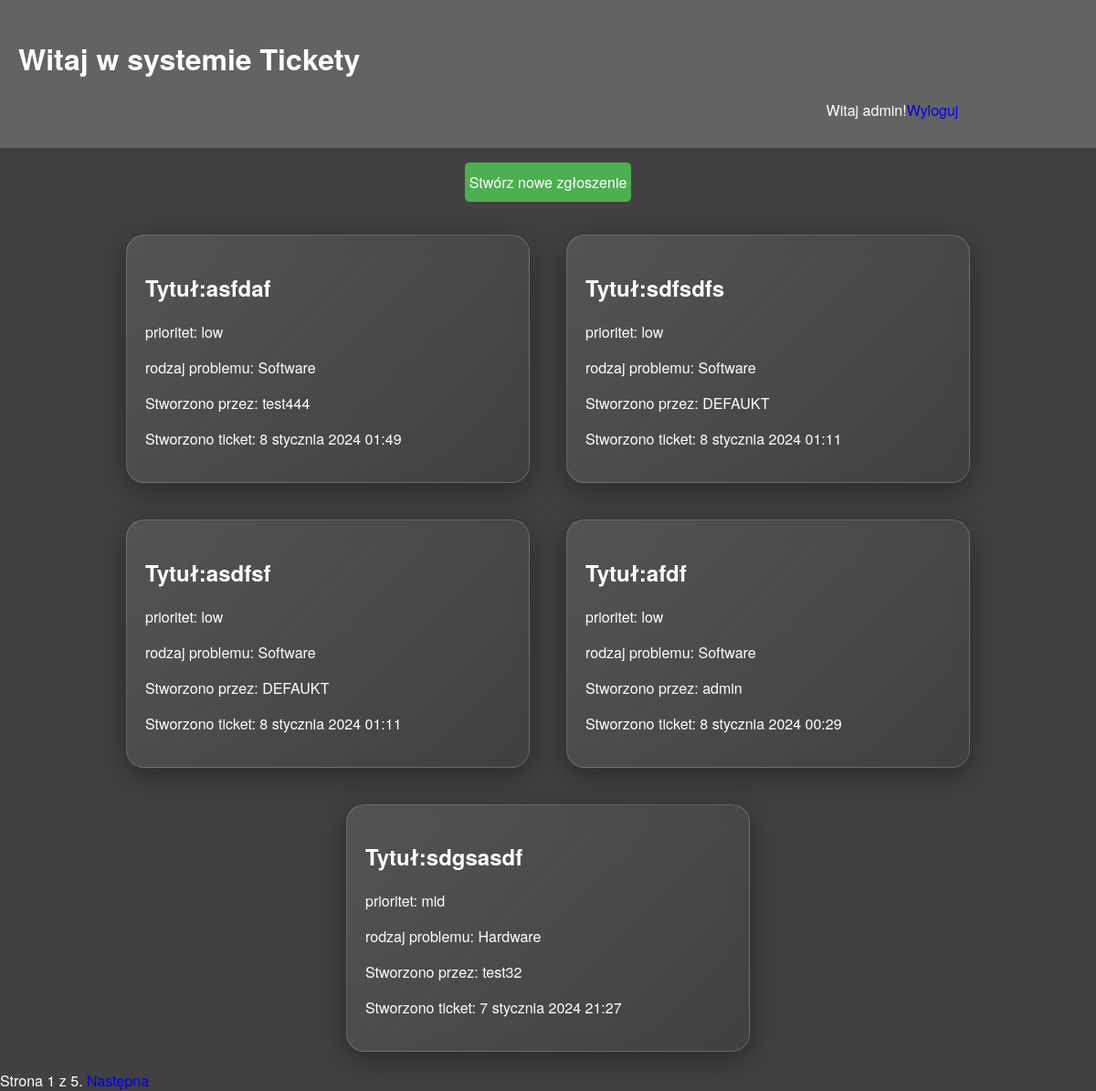
Page /ticket_list/ (signed in) on the earlier database version.
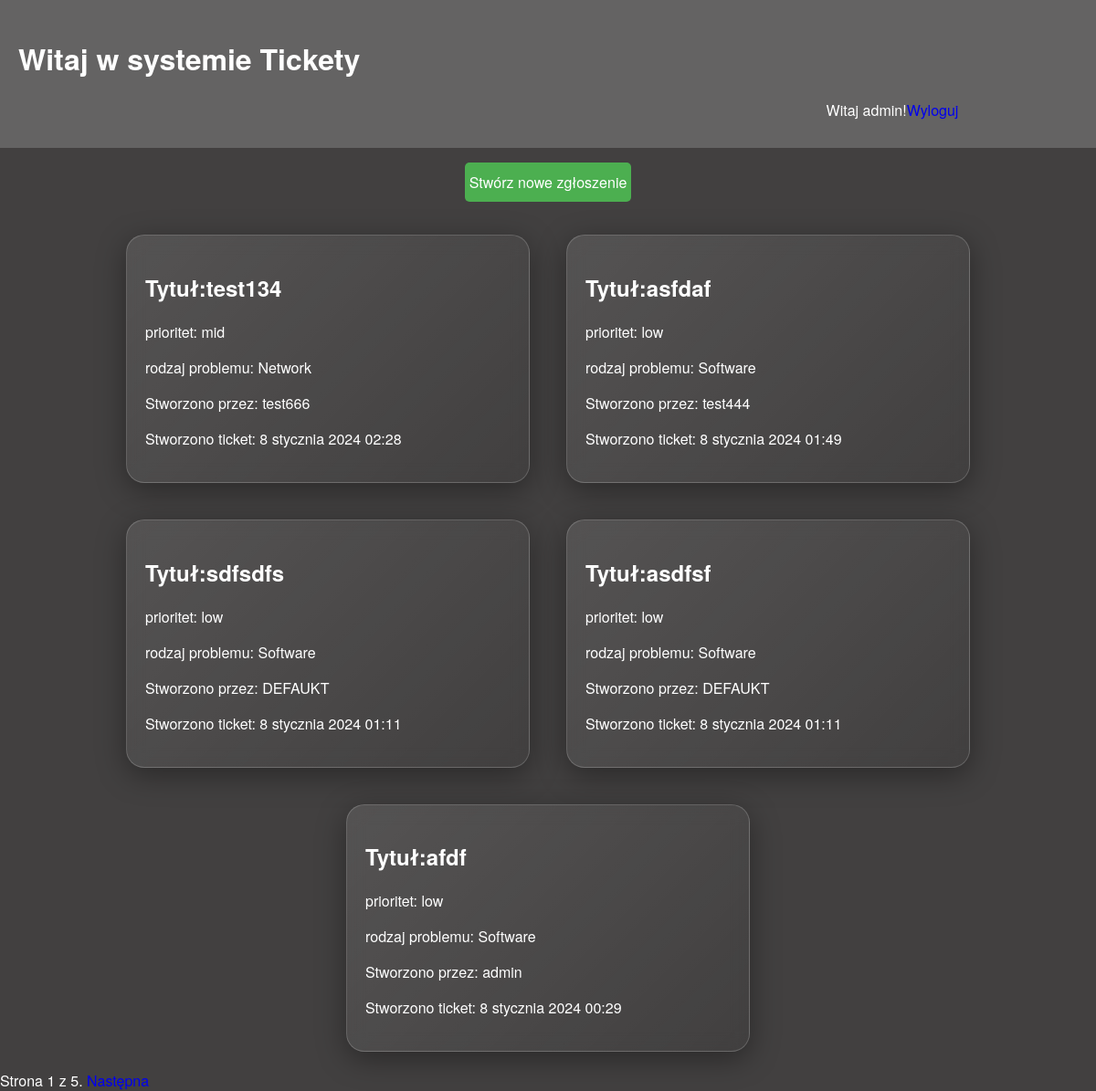
Same page on the later database version.
### helpdeskapp/models.py (models this page shows, shortened)
class Ticket(models.Model):
    statuslist = (
        ('Pending', 'Pending'),
        ('In Progress', 'In Progress'),
        ('Completed', 'Completed'),
    )
    prioritylist = (
        ('low', 'low'),
        ('mid', 'mid'),
        ('high', 'high'),
    )
    request_typelist = (
        ('Software', 'Software'),
        ('Hardware', 'Hardware'),
        ('Network', 'Network'),
        ('Other', 'Other')
    )
    title = models.CharField(max_length=100)
    description = models.TextField()
    status = models.CharField(max_length=100, choices=statuslist, default='Pending')
    priority = models.CharField(max_length=100, choices=prioritylist, default='low')
    request_type = models.CharField(max_length=100, choices=request_typelist, default='Software')
    created_at = models.DateTimeField(auto_now_add=True)
    assigned_to = models.ForeignKey(User, on_delete=models.CASCADE, related_name='ticket_assigned_to', null=True, blank=True, default=None)
    updated_at = models.DateTimeField(auto_now=True)
    created_by = models.ForeignKey(User, on_delete=models.CASCADE, related_name='ticket_created_by')
    closed_at = models.DateTimeField(null=True, blank=True, default=None)
    objects = models.Manager() # default manager
    slug = models.SlugField(unique=True, default='default-slug')
    class Meta:
        ordering = ['-created_at']
    def get_absolute_url(self):
        return reverse('helpdeskapp:ticket_detail', args=[self.slug])

### helpdeskapp/views.py (the view)
# urls.py: path('ticket_list/', views.ticket_list, name='ticket_list'),
@login_required
def ticket_list(request):
    if request.user.groups.filter(name='Defaultuser').exists():
        tickets = Ticket.objects.filter(created_by=request.user)
        if not tickets:
            messages.warning(request, 'Brak zgłoszeń.')
    else:
        tickets = Ticket.objects.filter(Q(assigned_to=request.user) | Q(assigned_to=None))
        if not tickets:
            messages.warning(request, 'Brak zgłoszeń.')
    paginator = Paginator(tickets, 5)
    page = request.GET.get('page')
    try:
        tickets = paginator.page(page)
    except PageNotAnInteger:
        tickets = paginator.page(1)
    except EmptyPage:
        tickets = paginator.page(paginator.num_pages)
    return render(request, 'helpdeskapp/tickets/ticket_list.html', {'page': page ,'tickets': tickets})

### helpdeskapp/templates/helpdeskapp/tickets/ticket_list.html (shortened to what this page needs)
{% extends "helpdeskapp/base.html" %}
{% block content %}
{%load static%}
<head>
    <link href="{% static 'helpdeskapp/main.css' %}" rel="stylesheet">
</head>
<p class="add">
    <a href="{% url 'helpdeskapp:ticket_add' %}">Stwórz nowe zgłoszenie</a>
</p>
<div class="tickets">
    <div class="container">
        {% for ticket in tickets%}
        <a href="{{ticket.get_absolute_url}}">
        <div class="card">
            <h2>Tytuł:{{ticket.title}}</h2>
            <p>prioritet: {{ticket.priority}}</p>
            <p>rodzaj problemu: {{ticket.request_type}}</p>
            <p>Stworzono przez: {{ticket.created_by}}</p>
            <p>Stworzono ticket: {{ticket.created_at}}</p>
        </div>
        </a>
        {%endfor%}
    </div>
    {%include "helpdeskapp/pagination.html" with page=tickets %}
</div>
{% endblock %}

### helpdeskapp/templates/helpdeskapp/base.html (shortened to what this page needs)
{% load static %}
<!DOCTYPE html>
<html lang="pl">
<head>
    <link href="{% static 'helpdeskapp/main.css' %}" rel="stylesheet">
</head>
<body>
    <header>
        <div class="left">
            <h1>Witaj w systemie Tickety</h1>
        </div>
        <div class="right">
            <span class = "user">
                {%if request.user.is_authenticated%}
                    Witaj {{request.user.username}}!
                    <a href="{% url 'helpdeskapp:logout' %}">Wyloguj</a>
                {%else%}
                    <a href="{% url 'helpdeskapp:login' %}">Zaloguj</a>
                {%endif%}
            </span>
        </div>
    </header>
    {%if request.user.is_authenticated%}
    <div class="container">
        <div class="content">
            {% block content %}
            {% endblock %}
        </div>
    </div>
    {%endif%}
</body>

### helpdeskapp/templates/helpdeskapp/pagination.html (shortened to what this page needs)
<div class="pagination">
    <span class="step-links">
    <span class="current">
    Strona {{ page.number }} z {{ page.paginator.num_pages }}.
    </span>
    {% if page.has_next %}
    <a href="?page={{ page.next_page_number }}">Następna</a>
    {% endif %}
    </span>
</div>

### helpdeskapp/static/helpdeskapp/main.css (style rules this page uses)
body { font-family: 'Helvetica Neue', sans-serif; align-items: center; justify-content: center; background-color: #424040; color: #fff; margin: 0; padding: 0; box-sizing: border-box; }
header { justify-content: center; align-items: center; padding: 20px; background-color: rgba(255, 255, 255, 0.18); box-sizing: border-box; }
.card { padding: 20px; width: 400px; background: linear-gradient(135deg, rgba(255, 255, 255, 0.1), rgba(255, 255, 255, 0)); backdrop-filter: blur(10px); -webkit-backdrop-filter: blur(10px); border-radius: 20px; border: 1px solid rgba(255, 255, 255, 0.18); box-shadow: 0 8px 32px 0 rgba(0, 0, 0, 0.37); margin: 20px; margin-top:20%; color: #fff; transition: background-color 0.3s ease; }
.container { display: flex; flex-wrap: wrap; justify-content: center; align-items: center; margin: 0; padding: 0; }
.user { display: flex; flex-wrap: wrap; justify-content: center; align-items: center; margin: 0; padding: 0; margin-top: 10px; margin-bottom: 10px; }
.card { padding: 20px; width: 400px; background: linear-gradient(135deg, rgba(255, 255, 255, 0.1), rgba(255, 255, 255, 0)); backdrop-filter: blur(10px); -webkit-backdrop-filter: blur(10px); border-radius: 20px; border: 1px solid rgba(255, 255, 255, 0.18); box-shadow: 0 8px 32px 0 rgba(0, 0, 0, 0.37); margin: 20px; color: #fff; }
a { text-decoration: none; }
.right { margin-left: 65%; }
p.add { text-align: center; }
p.add a { display: inline-block; padding: 10px 5px; text-decoration: none; color: #fff; background-color: #4CAF50; border-radius: 5px; transition: background-color 0.3s ease, transform 0.3s ease; font-size: 1em; }

Differences in the rows shown:
no longer on this page (row unchanged): Ticket: title "sdgsasdf", priority "mid", request_type "Hardware", created_by "test32", created_at "7 stycznia 2024 21:27"
added Ticket: title "test134", priority "mid", request_type "Network", created_by "test666", created_at "8 stycznia 2024 02:28"
